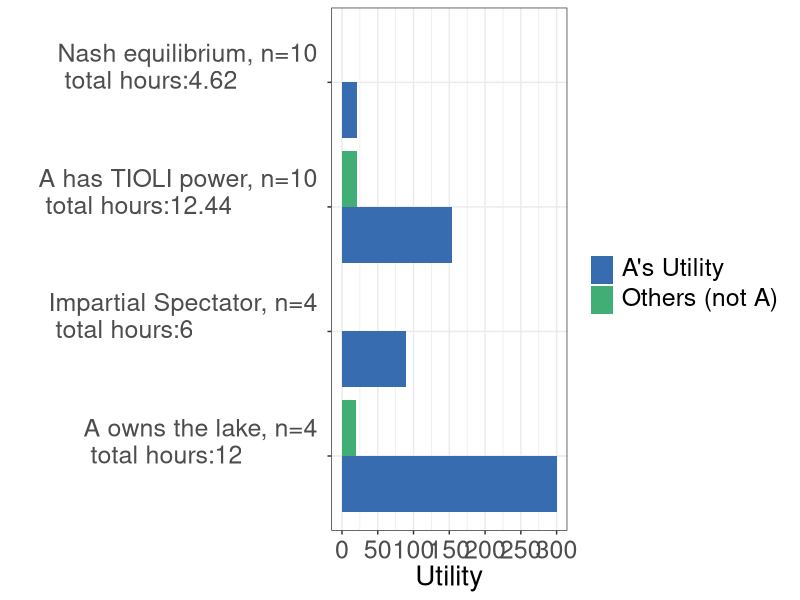
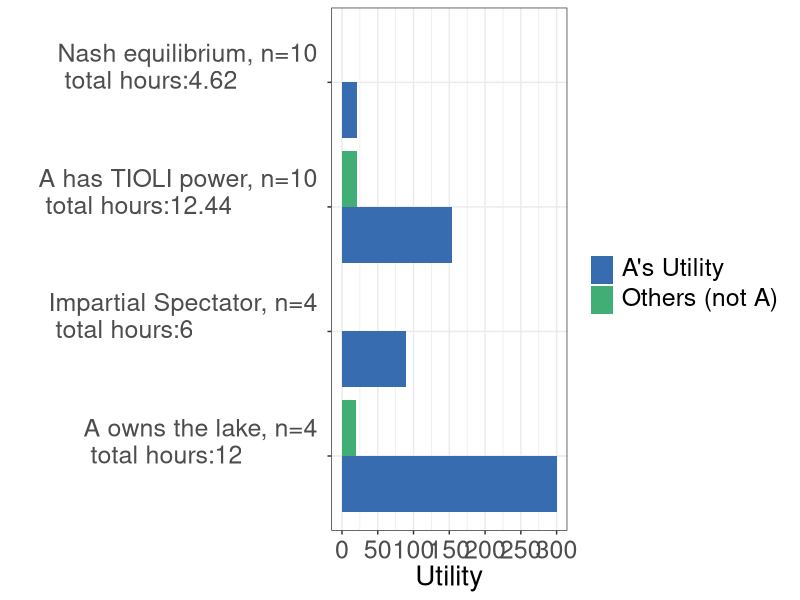

These figures' R source, in order:
library(tidyverse)

#data for the figure 
x <- c("Nash Equilibrium","TIOLI power" ,"Impartial Spectator", "Private Ownership","Nash Equilibrium","TIOLI power" ,"Impartial Spectator", "Private Ownership")
y1 <- c(21.3,153.2,90,300, NA,21.3,NA,20)
y2 <- c("h=4.62","h=11.30","h=6","h=6",NA,"h=1.14",NA,"h=6")
y3 <- c("a","a","a","a","b","b","b","b")

df <- tibble(x, y1, y2, y3)

df$x <- factor(df$x,levels = c("Private Ownership","Impartial Spectator","TIOLI power", "Nash Equilibrium"))

#figure 
plot1 <- df %>% 
  ggplot(aes(x = x, y = y1)) +
  geom_bar(aes(group = y3, fill = y3), stat = "identity", position = position_dodge())  +
  scale_y_continuous(breaks = seq(0,300,50),
                     labels = seq(0,300,50),
                     limits = c(0,300)) +
  scale_x_discrete(labels=c("Nash Equilibrium" = "Nash equilibrium, n=10 \n total hours:4.62", "TIOLI power" = "A has TIOLI power, n=10 \n total hours:12.44",
                            "Impartial Spectator" = "Impartial Spectator, n=4 \n total hours:6", "Private Ownership" = expression(paste("A owns the lake, n=4 \n total hours:12")))) +
  scale_fill_manual(values=c("#386cb0","#41AE76"), 
                    name = "",
                    breaks = c("a","b"), 
                    labels = c(expression(paste("A's Utility")), expression(paste("Others (not A) "))))+
  #xlab("Point in the Edgeworth Box") + 
  theme_bw() +
  ylab("Utility") +
  xlab("") +
  theme(legend.position = "right",
        legend.text.align = 0,
        axis.title.y = element_text(size=20),
        axis.title.x = element_text(size = 20),
        axis.text.y = element_text(size = 18),
        #legend.title = element_text(size = 16),
        legend.text = element_text(size = 18),
        legend.title = element_text(size = 18),
        axis.text.x  = element_text(vjust = 0.5, size = 18)) + 
  #geom_text(
    #aes(x = x, y = y1, label = y2, group = y3), 
    #hjust = -0.5, size = 6,
    #position = position_dodge(width = 1),
    #inherit.aes = TRUE
 # ) + 
  coord_flip() 
plot1 



ggsave("coordination_failures/figureC.pdf", plot1, width = 18, height = 7)
